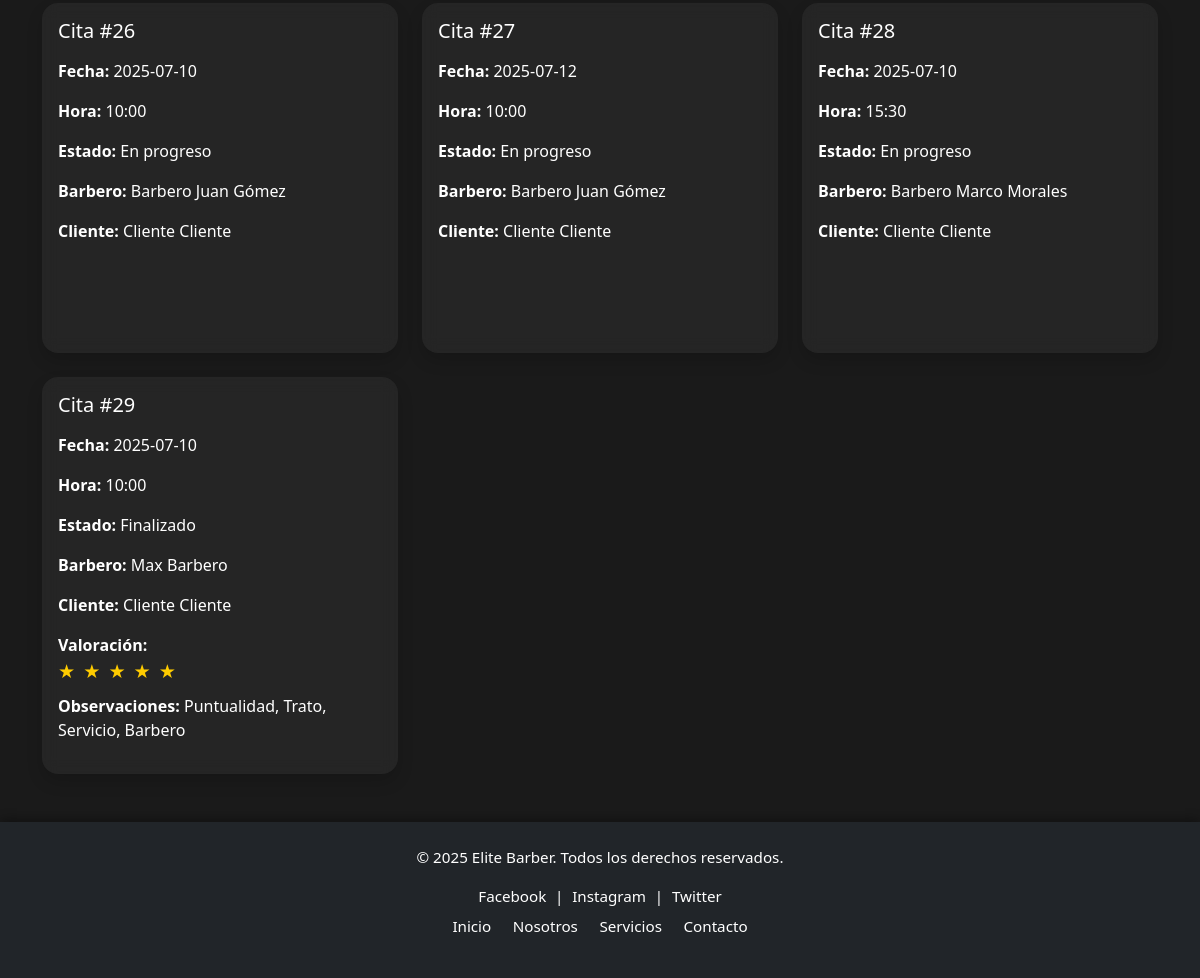
Page /registro_citas/ (lower part) on the earlier database version.
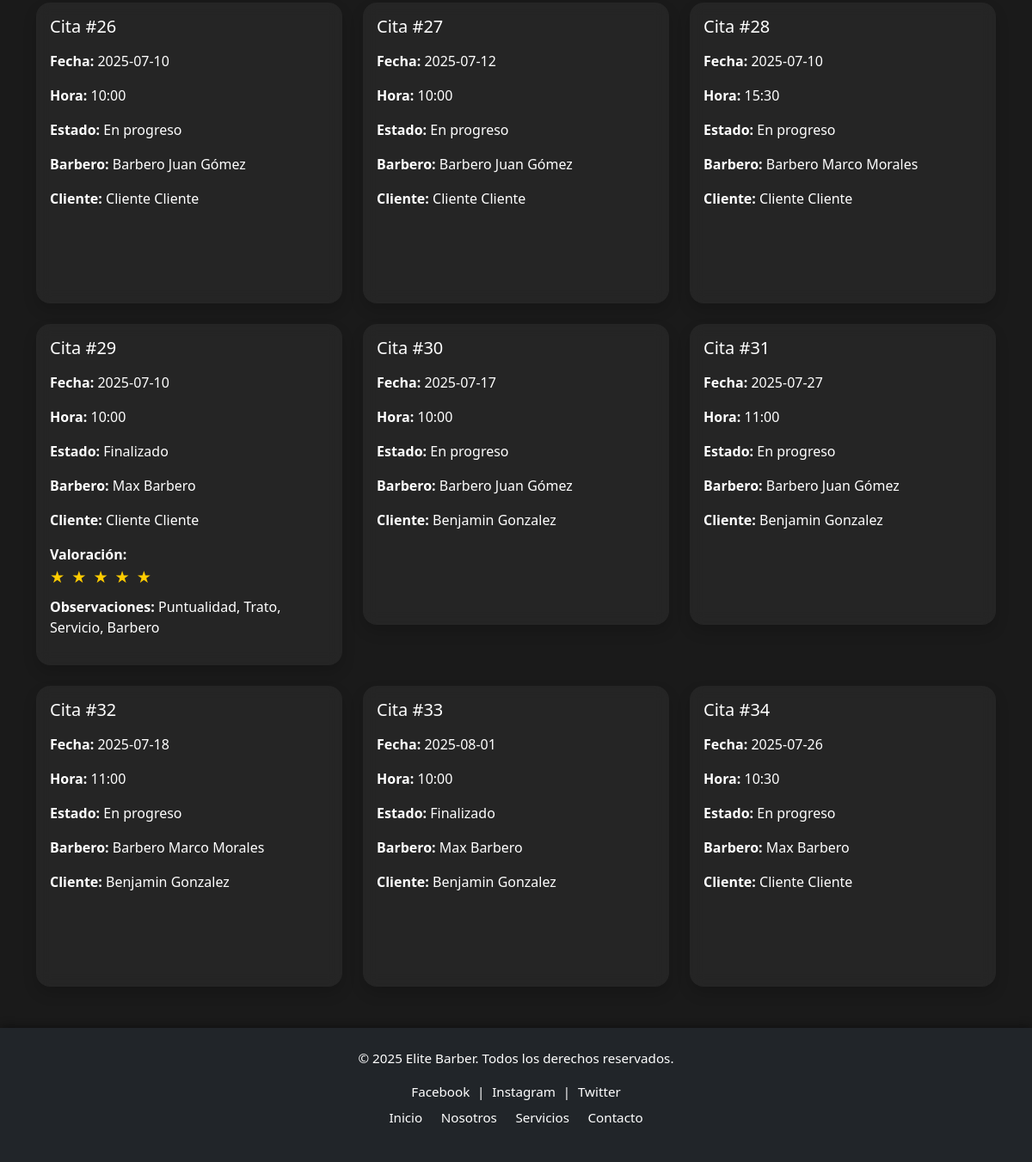
Same page on the later database version.
### gestion3/models.py (models this page shows, shortened)
class Cita(models.Model):
    id_cita = models.AutoField(primary_key=True)
    id_cliente = models.ForeignKey(Usuario, on_delete=models.CASCADE, related_name='citas_cliente')
    id_servicio = models.ForeignKey(Servicio, on_delete=models.CASCADE)
    id_estado_cita = models.ForeignKey(EstadoCita, on_delete=models.CASCADE)
    fecha_cita = models.DateField()
    hora_cita = models.TimeField()

class EstadoCita(models.Model):
    id_estado_cita = models.AutoField(primary_key=True)
    ESTADO_CITA_CHOICES = [
        ('En progreso', 'En progreso'),
        ('Finalizado', 'Finalizado'),
        ('Cancelado', 'Cancelado'),
    ]
    estado_cita = models.CharField(max_length=20, choices=ESTADO_CITA_CHOICES)

class Servicio(models.Model):
    id_servicio = models.AutoField(primary_key=True)
    id_usuario = models.ForeignKey(Usuario, on_delete=models.CASCADE)
    id_subservicio = models.ForeignKey(SubServicio, on_delete=models.CASCADE)
    descripcion = models.TextField(null=True, blank=True)
    duracion_minutos = models.PositiveIntegerField()
    precio = models.FloatField()

class Usuario(models.Model):
    id_usuario = models.AutoField(primary_key=True)
    id_tipo_usuario = models.ForeignKey(TipoUsuario, on_delete=models.CASCADE)
    nombre = models.CharField(max_length=100)
    apellido = models.CharField(max_length=100)
    telefono = models.CharField(max_length=20, null=True, blank=True)
    correo = models.EmailField(null=True, blank=True)
    contraseña_hash = models.CharField(max_length=255)
    descripcion_usuario = models.TextField(null=True, blank=True)
    imagen = models.ImageField(upload_to='usuarios/', null=True, blank=True)
    id_estado_usuario = models.ForeignKey(EstadoUsuario, on_delete=models.CASCADE)

### gestion3/views.py (the view)
# urls.py: path('registro_citas/', views.registro_citas, name='registro_citas'),
def registro_citas(request):
    citas = Cita.objects.all()
    citas_con_valoracion = []
    for cita in citas:
        observaciones = ValoracionObservacion.objects.filter(id_cita=cita)
        if observaciones.exists():
            valoracion = observaciones.first().valoracion
            observaciones_list = [obs.id_observacion.nombre_observacion for obs in observaciones]
        else:
            valoracion = None
            observaciones_list = []
        citas_con_valoracion.append({
            'cita': cita,
            'valoracion': valoracion,
            'observaciones': observaciones_list
        })
    return render(request, 'gestion3/registro_citas.html', {
        'citas_con_valoracion': citas_con_valoracion
    })

### gestion3/context_processors.py (called while the page is built)
def tipo_usuario_context(request):
    tipo_usuario = None
    if request.session.get('usuario_id'):
        try:
            usuario = Usuario.objects.get(id_usuario=request.session['usuario_id'])
            tipo_usuario = usuario.id_tipo_usuario.tipo
        except Usuario.DoesNotExist:
            pass
    return {'tipo_usuario': tipo_usuario}

### gestion3/templates/gestion3/registro_citas.html (shortened to what this page needs)
{% load static %}
<!DOCTYPE html>
<html lang="es">
<head>
  <link href="https://cdn.jsdelivr.net/npm/bootstrap@5.3.0/dist/css/bootstrap.min.css" rel="stylesheet" />
  <link rel="stylesheet" href="{% static 'gestion3/css/nav.css' %}" />
  <link rel="stylesheet" href="{% static 'gestion3/css/historial_citas.css' %}" />
</head>
<body>
{% include 'gestion3/nav.html' %}
<main class="container py-5">
  <div class="row g-4" id="contenedor-citas">
    {% for item in citas_con_valoracion %}
      <div class="col-md-6 col-lg-4 cita-item"
           data-barbero="{{ item.cita.id_servicio.id_usuario.nombre }} {{ item.cita.id_servicio.id_usuario.apellido }}"
           data-cliente="{{ item.cita.id_cliente.nombre }} {{ item.cita.id_cliente.apellido }}"
           data-fecha="{{ item.cita.fecha_cita }}"
           data-estado="{{ item.cita.id_estado_cita.estado_cita }}">
        <div class="card cita-card shadow {% if item.cita.id_estado_cita.estado_cita == 'Finalizado' %}finalizada{% elif item.cita.id_estado_cita.estado_cita == 'Cancelado' %}rechazada{% else %}activa{% endif %}">
          <div class="card-body">
            <h5 class="card-title mb-3">Cita #{{ item.cita.id_cita }}</h5>
            <p><strong>Fecha:</strong> {{ item.cita.fecha_cita|date:"Y-m-d" }}</p>
            <p><strong>Hora:</strong> {{ item.cita.hora_cita }}</p>
            <p><strong>Estado:</strong> {{ item.cita.id_estado_cita.estado_cita }}</p>
            <p><strong>Barbero:</strong> {{ item.cita.id_servicio.id_usuario.nombre }} {{ item.cita.id_servicio.id_usuario.apellido }}</p>
            <p><strong>Cliente:</strong> {{ item.cita.id_cliente.nombre }} {{ item.cita.id_cliente.apellido }}</p>
            {% if item.valoracion %}
              <div class="mt-3">
                <strong>Valoración:</strong>
                <div class="estrellas">
                  {% for i in "12345" %}
                    {% if forloop.counter <= item.valoracion %}
                      <span class="estrella llena">&#9733;</span>
                    {% else %}
                      <span class="estrella vacia">&#9734;</span>
                    {% endif %}
                  {% endfor %}
                </div>
                <p class="mt-2"><strong>Observaciones:</strong> {{ item.observaciones|join:", " }}</p>
              </div>
            {% endif %}
          </div>
        </div>
      </div>
    {% empty %}
      <div class="col-12 text-center">
        <p class="text-muted fs-5">No hay citas registradas.</p>
      </div>
    {% endfor %}
  </div>
</main>
{% include 'gestion3/footer.html' %}
</body>
</html>

Differences in the rows shown:
added Cita: cita.id_cita "30", cita.fecha_cita "2025-07-17", cita.hora_cita "10:00", cita.id_estado_cita.estado_cita "En progreso", cita.id_servicio.id_usuario.nombre "Barbero Juan", cita.id_servicio.id_usuario.apellido "Gómez", cita.id_cliente.nombre "Benjamin", cita.id_cliente.apellido "Gonzalez"
added Cita: cita.id_cita "31", cita.fecha_cita "2025-07-27", cita.hora_cita "11:00", cita.id_estado_cita.estado_cita "En progreso", cita.id_servicio.id_usuario.nombre "Barbero Juan", cita.id_servicio.id_usuario.apellido "Gómez", cita.id_cliente.nombre "Benjamin", cita.id_cliente.apellido "Gonzalez"
added Cita: cita.id_cita "32", cita.fecha_cita "2025-07-18", cita.hora_cita "11:00", cita.id_estado_cita.estado_cita "En progreso", cita.id_servicio.id_usuario.nombre "Barbero Marco", cita.id_servicio.id_usuario.apellido "Morales", cita.id_cliente.nombre "Benjamin", cita.id_cliente.apellido "Gonzalez"
added Cita: cita.id_cita "33", cita.fecha_cita "2025-08-01", cita.hora_cita "10:00", cita.id_estado_cita.estado_cita "Finalizado", cita.id_servicio.id_usuario.nombre "Max", cita.id_servicio.id_usuario.apellido "Barbero", cita.id_cliente.nombre "Benjamin", cita.id_cliente.apellido "Gonzalez"
added Cita: cita.id_cita "34", cita.fecha_cita "2025-07-26", cita.hora_cita "10:30", cita.id_estado_cita.estado_cita "En progreso", cita.id_servicio.id_usuario.nombre "Max", cita.id_servicio.id_usuario.apellido "Barbero", cita.id_cliente.nombre "Cliente", cita.id_cliente.apellido "Cliente"
